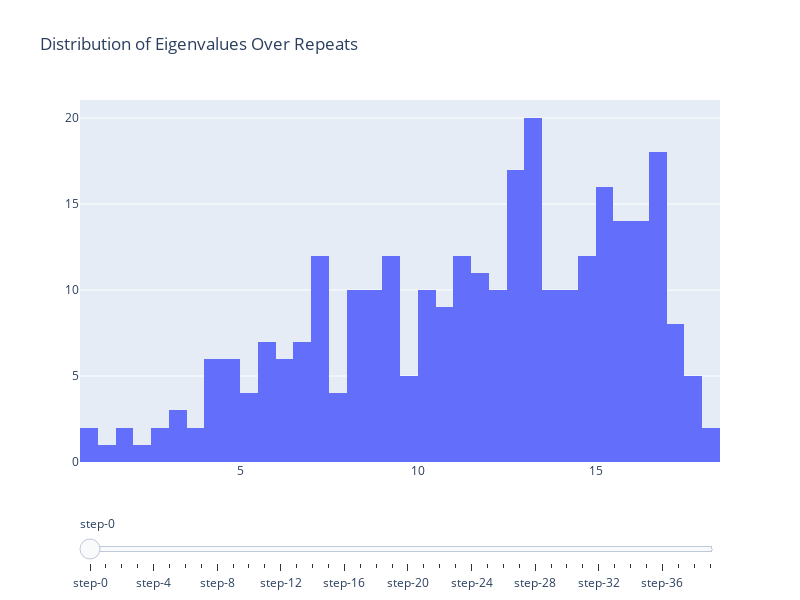

The notebook cell saved with this chart:
### Code cell
import plotly.graph_objs as go
from plotly.subplots import make_subplots

# Assuming 'eigslist' is already populated as per your script

# Create a figure with a slider
fig = make_subplots()
sliders = [{
    'active': 0,
    'pad': {"t": 50},
    'steps': []
}]

# Add a histogram to the figure for each set of eigenvalues
for i, eigs in enumerate(eigslist):
    fig.add_trace(
        go.Histogram(
            x=eigs,
            name=f'Repeat {i}',
            visible= (i == 0),  # Only the first histogram is visible initially
            nbinsx=50
        )
    )
    # Add a step to the slider
    sliders[0]['steps'].append({
        'method': 'update',
        'args': [{'visible': [j == i for j in range(len(eigslist))]},
                 {'title': f'Repeat: {i}'}]
    })

# Update layout with slider
fig.update_layout(
    sliders=sliders,
    title="Distribution of Eigenvalues Over Repeats",
    height=600,
    width=800,
)


# Show the figure
fig.show()

### Figure 1 — Plotly figure (JSON) as saved in the notebook; plotly's stock layout.template omitted (floating-point values rounded to 4 significant figures; data arrays with more than 128 entries replaced by an {"elided": "..."} marker saying what was removed)
{"data": [{"name": "Repeat 0", "nbinsx": 50, "type": "histogram", "visible": true, "x": {"elided": "300 float values"}}, {"name": "Repeat 1", "nbinsx": 50, "type": "histogram", "visible": false, "x": {"elided": "300 float values"}}, {"name": "Repeat 2", "nbinsx": 50, "type": "histogram", "visible": false, "x": {"elided": "300 float values"}}, {"name": "Repeat 3", "nbinsx": 50, "type": "histogram", "visible": false, "x": {"elided": "300 float values"}}, {"name": "Repeat 4", "nbinsx": 50, "type": "histogram", "visible": false, "x": {"elided": "300 float values"}}, {"name": "Repeat 5", "nbinsx": 50, "type": "histogram", "visible": false, "x": {"elided": "300 float values"}}, {"name": "Repeat 6", "nbinsx": 50, "type": "histogram", "visible": false, "x": {"elided": "300 float values"}}, {"name": "Repeat 7", "nbinsx": 50, "type": "histogram", "visible": false, "x": {"elided": "300 float values"}}, {"name": "Repeat 8", "nbinsx": 50, "type": "histogram", "visible": false, "x": {"elided": "300 float values"}}, {"name": "Repeat 9", "nbinsx": 50, "type": "histogram", "visible": false, "x": {"elided": "300 float values"}}, {"name": "Repeat 10", "nbinsx": 50, "type": "histogram", "visible": false, "x": {"elided": "300 float values"}}, {"name": "Repeat 11", "nbinsx": 50, "type": "histogram", "visible": false, "x": {"elided": "300 float values"}}, {"name": "Repeat 12", "nbinsx": 50, "type": "histogram", "visible": false, "x": {"elided": "300 float values"}}, {"name": "Repeat 13", "nbinsx": 50, "type": "histogram", "visible": false, "x": {"elided": "300 float values"}}, {"name": "Repeat 14", "nbinsx": 50, "type": "histogram", "visible": false, "x": {"elided": "300 float values"}}, {"name": "Repeat 15", "nbinsx": 50, "type": "histogram", "visible": false, "x": {"elided": "300 float values"}}, {"name": "Repeat 16", "nbinsx": 50, "type": "histogram", "visible": false, "x": {"elided": "300 float values"}}, {"name": "Repeat 17", "nbinsx": 50, "type": "histogram", "visible": false, "x": {"elided": "300 float values"}}, {"name": "Repeat 18", "nbinsx": 50, "type": "histogram", "visible": false, "x": {"elided": "300 float values"}}, {"name": "Repeat 19", "nbinsx": 50, "type": "histogram", "visible": false, "x": {"elided": "300 float values"}}, {"name": "Repeat 20", "nbinsx": 50, "type": "histogram", "visible": false, "x": {"elided": "300 float values"}}, {"name": "Repeat 21", "nbinsx": 50, "type": "histogram", "visible": false, "x": {"elided": "300 float values"}}, {"name": "Repeat 22", "nbinsx": 50, "type": "histogram", "visible": false, "x": {"elided": "300 float values"}}, {"name": "Repeat 23", "nbinsx": 50, "type": "histogram", "visible": false, "x": {"elided": "300 float values"}}, {"name": "Repeat 24", "nbinsx": 50, "type": "histogram", "visible": false, "x": {"elided": "300 float values"}}, {"name": "Repeat 25", "nbinsx": 50, "type": "histogram", "visible": false, "x": {"elided": "300 float values"}}, {"name": "Repeat 26", "nbinsx": 50, "type": "histogram", "visible": false, "x": {"elided": "300 float values"}}, {"name": "Repeat 27", "nbinsx": 50, "type": "histogram", "visible": false, "x": {"elided": "300 float values"}}, {"name": "Repeat 28", "nbinsx": 50, "type": "histogram", "visible": false, "x": {"elided": "300 float values"}}, {"name": "Repeat 29", "nbinsx": 50, "type": "histogram", "visible": false, "x": {"elided": "300 float values"}}, {"name": "Repeat 30", "nbinsx": 50, "type": "histogram", "visible": false, "x": {"elided": "300 float values"}}, {"name": "Repeat 31", "nbinsx": 50, "type": "histogram", "visible": false, "x": {"elided": "300 float values"}}, {"name": "Repeat 32", "nbinsx": 50, "type": "histogram", "visible": false, "x": {"elided": "300 float values"}}, {"name": "Repeat 33", "nbinsx": 50, "type": "histogram", "visible": false, "x": {"elided": "300 float values"}}, {"name": "Repeat 34", "nbinsx": 50, "type": "histogram", "visible": false, "x": {"elided": "300 float values"}}, {"name": "Repeat 35", "nbinsx": 50, "type": "histogram", "visible": false, "x": {"elided": "300 float values"}}, {"name": "Repeat 36", "nbinsx": 50, "type": "histogram", "visible": false, "x": {"elided": "300 float values"}}, {"name": "Repeat 37", "nbinsx": 50, "type": "histogram", "visible": false, "x": {"elided": "300 float values"}}, {"name": "Repeat 38", "nbinsx": 50, "type": "histogram", "visible": false, "x": {"elided": "300 float values"}}, {"name": "Repeat 39", "nbinsx": 50, "type": "histogram", "visible": false, "x": {"elided": "300 float values"}}], "layout": {"height": 600, "sliders": [{"active": 0, "pad": {"t": 50}, "steps": [{"args": [{"visible": [true, false, false, false, false, false, false, false, false, false, false, false, false, false, false, false, false, false, false, false, false, false, false, false, false, false, false, false, false, false, false, false, false, false, false, false, false, false, false, false]}, {"title": "Repeat: 0"}], "method": "update"}, {"args": [{"visible": [false, true, false, false, false, false, false, false, false, false, false, false, false, false, false, false, false, false, false, false, false, false, false, false, false, false, false, false, false, false, false, false, false, false, false, false, false, false, false, false]}, {"title": "Repeat: 1"}], "method": "update"}, {"args": [{"visible": [false, false, true, false, false, false, false, false, false, false, false, false, false, false, false, false, false, false, false, false, false, false, false, false, false, false, false, false, false, false, false, false, false, false, false, false, false, false, false, false]}, {"title": "Repeat: 2"}], "method": "update"}, {"args": [{"visible": [false, false, false, true, false, false, false, false, false, false, false, false, false, false, false, false, false, false, false, false, false, false, false, false, false, false, false, false, false, false, false, false, false, false, false, false, false, false, false, false]}, {"title": "Repeat: 3"}], "method": "update"}, {"args": [{"visible": [false, false, false, false, true, false, false, false, false, false, false, false, false, false, false, false, false, false, false, false, false, false, false, false, false, false, false, false, false, false, false, false, false, false, false, false, false, false, false, false]}, {"title": "Repeat: 4"}], "method": "update"}, {"args": [{"visible": [false, false, false, false, false, true, false, false, false, false, false, false, false, false, false, false, false, false, false, false, false, false, false, false, false, false, false, false, false, false, false, false, false, false, false, false, false, false, false, false]}, {"title": "Repeat: 5"}], "method": "update"}, {"args": [{"visible": [false, false, false, false, false, false, true, false, false, false, false, false, false, false, false, false, false, false, false, false, false, false, false, false, false, false, false, false, false, false, false, false, false, false, false, false, false, false, false, false]}, {"title": "Repeat: 6"}], "method": "update"}, {"args": [{"visible": [false, false, false, false, false, false, false, true, false, false, false, false, false, false, false, false, false, false, false, false, false, false, false, false, false, false, false, false, false, false, false, false, false, false, false, false, false, false, false, false]}, {"title": "Repeat: 7"}], "method": "update"}, {"args": [{"visible": [false, false, false, false, false, false, false, false, true, false, false, false, false, false, false, false, false, false, false, false, false, false, false, false, false, false, false, false, false, false, false, false, false, false, false, false, false, false, false, false]}, {"title": "Repeat: 8"}], "method": "update"}, {"args": [{"visible": [false, false, false, false, false, false, false, false, false, true, false, false, false, false, false, false, false, false, false, false, false, false, false, false, false, false, false, false, false, false, false, false, false, false, false, false, false, false, false, false]}, {"title": "Repeat: 9"}], "method": "update"}, {"args": [{"visible": [false, false, false, false, false, false, false, false, false, false, true, false, false, false, false, false, false, false, false, false, false, false, false, false, false, false, false, false, false, false, false, false, false, false, false, false, false, false, false, false]}, {"title": "Repeat: 10"}], "method": "update"}, {"args": [{"visible": [false, false, false, false, false, false, false, false, false, false, false, true, false, false, false, false, false, false, false, false, false, false, false, false, false, false, false, false, false, false, false, false, false, false, false, false, false, false, false, false]}, {"title": "Repeat: 11"}], "method": "update"}, {"args": [{"visible": [false, false, false, false, false, false, false, false, false, false, false, false, true, false, false, false, false, false, false, false, false, false, false, false, false, false, false, false, false, false, false, false, false, false, false, false, false, false, false, false]}, {"title": "Repeat: 12"}], "method": "update"}, {"args": [{"visible": [false, false, false, false, false, false, false, false, false, false, false, false, false, true, false, false, false, false, false, false, false, false, false, false, false, false, false, false, false, false, false, false, false, false, false, false, false, false, false, false]}, {"title": "Repeat: 13"}], "method": "update"}, {"args": [{"visible": [false, false, false, false, false, false, false, false, false, false, false, false, false, false, true, false, false, false, false, false, false, false, false, false, false, false, false, false, false, false, false, false, false, false, false, false, false, false, false, false]}, {"title": "Repeat: 14"}], "method": "update"}, {"args": [{"visible": [false, false, false, false, false, false, false, false, false, false, false, false, false, false, false, true, false, false, false, false, false, false, false, false, false, false, false, false, false, false, false, false, false, false, false, false, false, false, false, false]}, {"title": "Repeat: 15"}], "method": "update"}, {"args": [{"visible": [false, false, false, false, false, false, false, false, false, false, false, false, false, false, false, false, true, false, false, false, false, false, false, false, false, false, false, false, false, false, false, false, false, false, false, false, false, false, false, false]}, {"title": "Repeat: 16"}], "method": "update"}, {"args": [{"visible": [false, false, false, false, false, false, false, false, false, false, false, false, false, false, false, false, false, true, false, false, false, false, false, false, false, false, false, false, false, false, false, false, false, false, false, false, false, false, false, false]}, {"title": "Repeat: 17"}], "method": "update"}, {"args": [{"visible": [false, false, false, false, false, false, false, false, false, false, false, false, false, false, false, false, false, false, true, false, false, false, false, false, false, false, false, false, false, false, false, false, false, false, false, false, false, false, false, false]}, {"title": "Repeat: 18"}], "method": "update"}, {"args": [{"visible": [false, false, false, false, false, false, false, false, false, false, false, false, false, false, false, false, false, false, false, true, false, false, false, false, false, false, false, false, false, false, false, false, false, false, false, false, false, false, false, false]}, {"title": "Repeat: 19"}], "method": "update"}, {"args": [{"visible": [false, false, false, false, false, false, false, false, false, false, false, false, false, false, false, false, false, false, false, false, true, false, false, false, false, false, false, false, false, false, false, false, false, false, false, false, false, false, false, false]}, {"title": "Repeat: 20"}], "method": "update"}, {"args": [{"visible": [false, false, false, false, false, false, false, false, false, false, false, false, false, false, false, false, false, false, false, false, false, true, false, false, false, false, false, false, false, false, false, false, false, false, false, false, false, false, false, false]}, {"title": "Repeat: 21"}], "method": "update"}, {"args": [{"visible": [false, false, false, false, false, false, false, false, false, false, false, false, false, false, false, false, false, false, false, false, false, false, true, false, false, false, false, false, false, false, false, false, false, false, false, false, false, false, false, false]}, {"title": "Repeat: 22"}], "method": "update"}, {"args": [{"visible": [false, false, false, false, false, false, false, false, false, false, false, false, false, false, false, false, false, false, false, false, false, false, false, true, false, false, false, false, false, false, false, false, false, false, false, false, false, false, false, false]}, {"title": "Repeat: 23"}], "method": "update"}, {"args": [{"visible": [false, false, false, false, false, false, false, false, false, false, false, false, false, false, false, false, false, false, false, false, false, false, false, false, true, false, false, false, false, false, false, false, false, false, false, false, false, false, false, false]}, {"title": "Repeat: 24"}], "method": "update"}, {"args": [{"visible": [false, false, false, false, false, false, false, false, false, false, false, false, false, false, false, false, false, false, false, false, false, false, false, false, false, true, false, false, false, false, false, false, false, false, false, false, false, false, false, false]}, {"title": "Repeat: 25"}], "method": "update"}, {"args": [{"visible": [false, false, false, false, false, false, false, false, false, false, false, false, false, false, false, false, false, false, false, false, false, false, false, false, false, false, true, false, false, false, false, false, false, false, false, false, false, false, false, false]}, {"title": "Repeat: 26"}], "method": "update"}, {"args": [{"visible": [false, false, false, false, false, false, false, false, false, false, false, false, false, false, false, false, false, false, false, false, false, false, false, false, false, false, false, true, false, false, false, false, false, false, false, false, false, false, false, false]}, {"title": "Repeat: 27"}], "method": "update"}, {"args": [{"visible": [false, false, false, false, false, false, false, false, false, false, false, false, false, false, false, false, false, false, false, false, false, false, false, false, false, false, false, false, true, false, false, false, false, false, false, false, false, false, false, false]}, {"title": "Repeat: 28"}], "method": "update"}, {"args": [{"visible": [false, false, false, false, false, false, false, false, false, false, false, false, false, false, false, false, false, false, false, false, false, false, false, false, false, false, false, false, false, true, false, false, false, false, false, false, false, false, false, false]}, {"title": "Repeat: 29"}], "method": "update"}, {"args": [{"visible": [false, false, false, false, false, false, false, false, false, false, false, false, false, false, false, false, false, false, false, false, false, false, false, false, false, false, false, false, false, false, true, false, false, false, false, false, false, false, false, false]}, {"title": "Repeat: 30"}], "method": "update"}, {"args": [{"visible": [false, false, false, false, false, false, false, false, false, false, false, false, false, false, false, false, false, false, false, false, false, false, false, false, false, false, false, false, false, false, false, true, false, false, false, false, false, false, false, false]}, {"title": "Repeat: 31"}], "method": "update"}, {"args": [{"visible": [false, false, false, false, false, false, false, false, false, false, false, false, false, false, false, false, false, false, false, false, false, false, false, false, false, false, false, false, false, false, false, false, true, false, false, false, false, false, false, false]}, {"title": "Repeat: 32"}], "method": "update"}, {"args": [{"visible": [false, false, false, false, false, false, false, false, false, false, false, false, false, false, false, false, false, false, false, false, false, false, false, false, false, false, false, false, false, false, false, false, false, true, false, false, false, false, false, false]}, {"title": "Repeat: 33"}], "method": "update"}, {"args": [{"visible": [false, false, false, false, false, false, false, false, false, false, false, false, false, false, false, false, false, false, false, false, false, false, false, false, false, false, false, false, false, false, false, false, false, false, true, false, false, false, false, false]}, {"title": "Repeat: 34"}], "method": "update"}, {"args": [{"visible": [false, false, false, false, false, false, false, false, false, false, false, false, false, false, false, false, false, false, false, false, false, false, false, false, false, false, false, false, false, false, false, false, false, false, false, true, false, false, false, false]}, {"title": "Repeat: 35"}], "method": "update"}, {"args": [{"visible": [false, false, false, false, false, false, false, false, false, false, false, false, false, false, false, false, false, false, false, false, false, false, false, false, false, false, false, false, false, false, false, false, false, false, false, false, true, false, false, false]}, {"title": "Repeat: 36"}], "method": "update"}, {"args": [{"visible": [false, false, false, false, false, false, false, false, false, false, false, false, false, false, false, false, false, false, false, false, false, false, false, false, false, false, false, false, false, false, false, false, false, false, false, false, false, true, false, false]}, {"title": "Repeat: 37"}], "method": "update"}, {"args": [{"visible": [false, false, false, false, false, false, false, false, false, false, false, false, false, false, false, false, false, false, false, false, false, false, false, false, false, false, false, false, false, false, false, false, false, false, false, false, false, false, true, false]}, {"title": "Repeat: 38"}], "method": "update"}, {"args": [{"visible": [false, false, false, false, false, false, false, false, false, false, false, false, false, false, false, false, false, false, false, false, false, false, false, false, false, false, false, false, false, false, false, false, false, false, false, false, false, false, false, true]}, {"title": "Repeat: 39"}], "method": "update"}]}], "title": {"text": "Distribution of Eigenvalues Over Repeats"}, "width": 800, "xaxis": {"anchor": "y", "domain": [0, 1]}, "yaxis": {"anchor": "x", "domain": [0, 1]}}}
